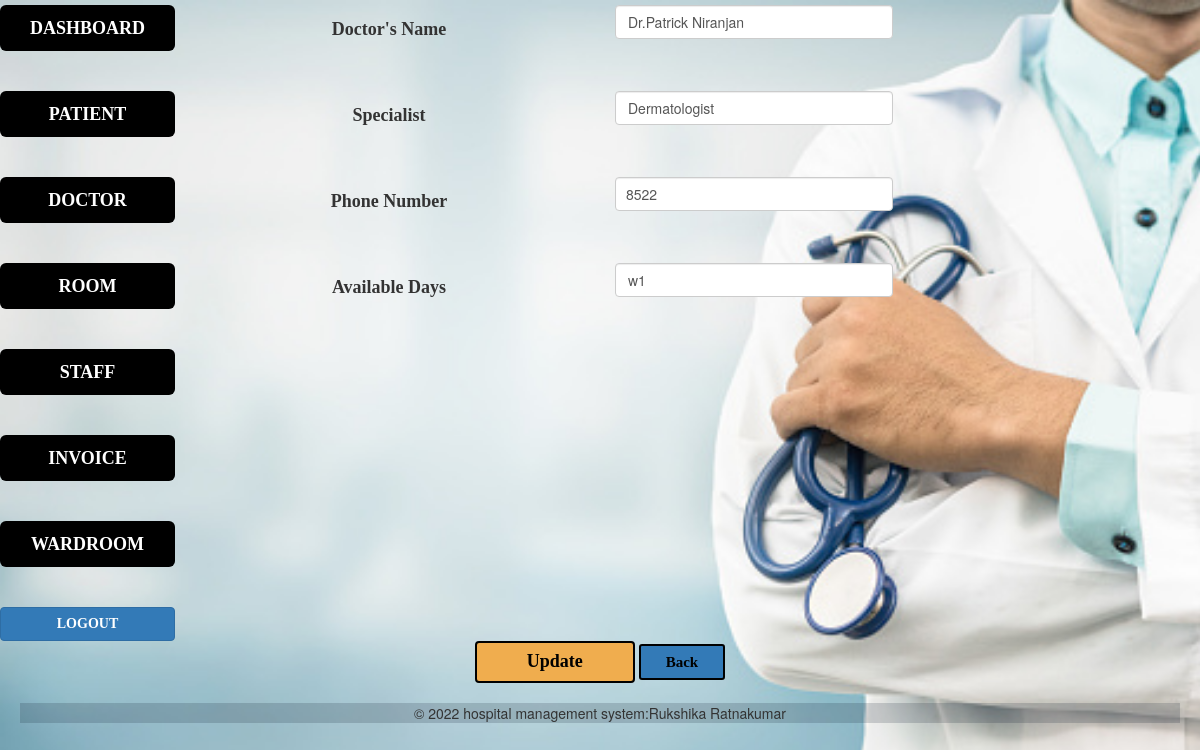
Screenshot of /rukshika/updatedoctor.php?id=1 with the database file from the repository.
### tables this page shows
CREATE TABLE `doctor` (
  `doctor_id` int(50) NOT NULL,
  `doctor_name` varchar(50) NOT NULL,
  `specialist` varchar(50) NOT NULL,
  `d_phone_no` int(50) NOT NULL,
  `available_days_id` varchar(50) NOT NULL
);

### rukshika/updatedoctor.php (the view, shortened to what this page needs)
<?php
include('config.php');
$id=$_GET["id"];
$dname='';
$spl='';
$phoneno='';
$day='';
$result=mysqli_query($conn,"select * from doctor where doctor_id=$id");
while($row = $result->fetch_assoc())
{
    $dname=$row["doctor_name"];
    $spl=$row["specialist"];
    $phoneno=$row["d_phone_no"];
    $day=$row["available_days_id"];
}
?>
<!DOCTYPE html>
<html lang="en">
<head>
    <link href="bootstrap-3.4.1-dist/css/bootstrap.min.css" rel="stylesheet" type="text/css">
    <link href="style.css" type="text/css" rel="stylesheet">
</head>
<body>
  <form action="" method="POST" name="">
    <div class="row">
      <div class="col-md-2">
        <a href="dashboard.html">
          <button type="button" style="margin-top:5px;" class="btn btn-secondary btn-lg btn-block" data-toggle="button" aria-pressed="false" autocomplete="off">
            DASHBOARD
          </button><br></a><br>
      </div>
      <div class="col-md-4">
        <label for="Dname" style="margin-top:5px;">Doctor's Name</label><br>
      </div>
      <div class="col-md-6">
        <input class="form-control" style="margin-top:5px;" type="text" id="Dname" name="Dname" placeholder="Doctors Name.." value="<?php echo $dname; ?>" required>
      </div>
    </div>
    <div class="row">
      <div class="col-md-2">
        <a href="patient.php">
          <button type="button" class="btn btn-secondary btn-lg btn-block" data-toggle="button" aria-pressed="false" autocomplete="off">
            PATIENT
          </button></a><br><br>
      </div>
      <div class="col-md-4">
        <label for="specialist">Specialist</label>
      </div>
      <div class="col-md-6">
        <input class="form-control" type="text" id="specialist" name="specialist"  value="<?php echo $spl; ?>" required>
      </div>
    </div>
      <div class="row">
        <div class="col-md-2">
          <a href="doctor.php">
            <button type="button" class="btn btn-secondary btn-lg btn-block" data-toggle="button" aria-pressed="false" autocomplete="off">
              DOCTOR
            </button></a><br><br>
        </div>
        <div class="col-md-4">
          <label for="Dphoneno">Phone Number</label>
        </div>
        <div class="col-md-6">
          <input class="form-control" type="number" id="Dphoneno" name="Dphoneno" placeholder="Phone Number.." value="<?php echo $phoneno; ?>" required>
        </div>
      </div>
      <div class="row">
        <div class="col-md-2">
          <a href="room.php">
            <button type="button" class="btn btn-secondary btn-lg btn-block" data-toggle="button" aria-pressed="false" autocomplete="off">
            ROOM
            </button></a><br><br>
        </div>
        <div class="col-md-4">
          <label for="AD">Available Days</label>
        </div>
        <div class="col-md-6">
          <input class="form-control" type="text" id="ad" name="ad" placeholder="Available Days.." value="<?php echo $day; ?>" required>
        </div>
      </div>
      <div class="row">
        <div class="col-md-2">
          <a href="staff.php">
            <button type="button" class="btn btn-secondary btn-lg btn-block" data-toggle="button" aria-pressed="false" autocomplete="off">
            STAFF
            </button></a><br><br>
        </div>
        <div class="col-md-4"></div>
        <div class="col-md-6"></div>
      </div>
    <div class="row">
      <div class="col-md-2">
          <a href="invoice.php">
            <button type="button" class="btn btn-secondary btn-lg btn-block" data-toggle="button" aria-pressed="false" autocomplete="off">
              INVOICE
            </button></a><br><br>
      </div>
      <div class="col-md-4"> </div>
      <div class="col-md-6"></div>
    </div>
        <div class="row">
        <div class="col-md-2">
        <a href="wardroom.php">
                    <button type="button" class="btn btn-secondary btn-lg btn-block" data-toggle="button" aria-pressed="false" autocomplete="off">
                        WARDROOM
                        </button></a><br><br>
        </div>
          <div class="col-md-4"> </div>
          <div class="col-md-6"></div>
          </div>
          <div class="row">
        <div class="col-md-2">
        <a href="LoginPage.html">
                    <button type="button" class="btn btn-primary btn-block" data-toggle="button" aria-pressed="false" autocomplete="off">
                        LOGOUT
                        </button></a>
        </div>
          <div class="col-md-4"> </div>
          <div class="col-md-6"></div>
          </div>
<button type="submit" name="update" class="btn btn-warning" style="font-size:18px;padding-left:50px;padding-right:50px;color:black;border:2px solid black;">Update</button>
<a href="doctor.php">
<button type="button" class="btn btn-primary btn-sm" style="font-size:15px;padding-left:25px;padding-right:25px;color:black;border:2px solid black;">Back</button>  </a>
</form>
</body>
<footer style="padding:0px; margin:20px;background-color: rgba(2, 17, 30, 0.166);">
    <p>&copy; 2022 hospital management system:Rukshika Ratnakumar</p>
</footer>
</html>

### rukshika/style.css (style rules this page uses)
body { background-repeat:no-repeat; background-image: url("image/image3.jpg"); background-size: cover; }
.btn { font-weight: bolder; font-family: serif; }
.btn-secondary { background-color: black; color: white; font-weight: bolder; }
.btn-lg { font-weight: bolder; }
.btn-block { font-weight: bolder; }
input[type=text], select, textarea { width: 100%; padding: 12px; border: 1px solid #ccc; border-radius: 4px; resize: vertical; }
.form-control,.rounded { padding: 10px; }
label { padding: 12px 12px 12px 0; display: inline-block; }
.row:after { content: ""; display: table; clear: both; }
.btn-danger, .btn-warning { color: black; }
label { font-weight:bolder; font-size:18px; font-family:serif; }
a:link { text-decoration: none; }

### rukshika/updatedoctor.php (style rules this page uses)
.col-md-6 { width:25%; }
body { text-align:center; }

### rows the page displays
doctor: Dname "Dr.Patrick Niranjan", specialist "Dermatologist", Dphoneno "8522", ad "w1"
